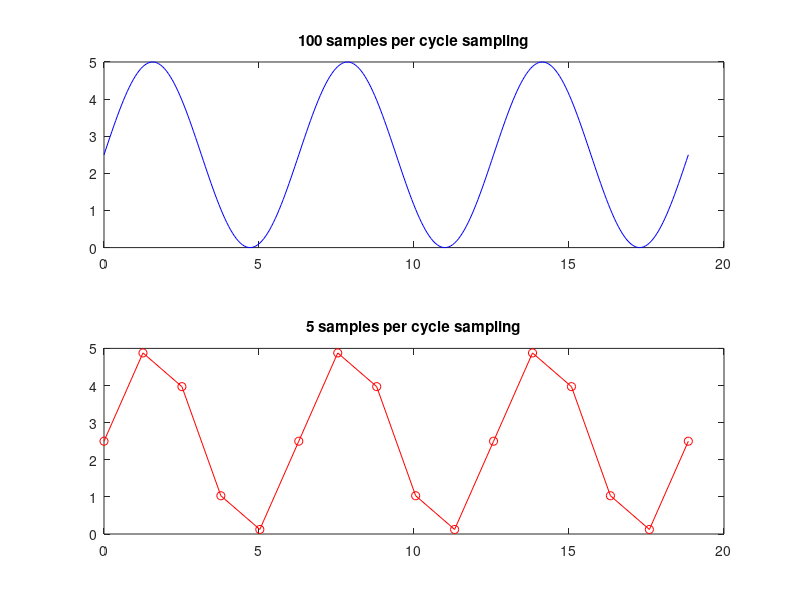

The MATLAB script that drew this image:
clear all

% Part 3
% sample the sine wave at fewer spots
nsamples_per_cycle1 = 100;
nsamples_per_cycle2 = 5;

x1 = 0 : 2*pi/nsamples_per_cycle1 : 6*pi;
x2 = 0 : 2*pi/nsamples_per_cycle2 : 6*pi;
y1 = 2.5 + 2.5*sin(x1);
y2 = 2.5 + 2.5*sin(x2);

figure(2);clf;
subplot(211); 
plot(x1, y1, 'b-');
title('100 samples per cycle sampling');

subplot(212);
plot(x2, y2, 'ro-'); % add a 'o' marker to each point on graph
title('5 samples per cycle sampling');





